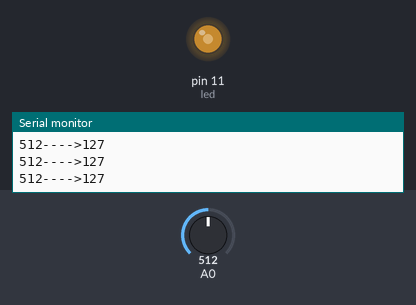
Simulated run of this sketch. Board: Arduino Uno, built with avr-gcc and run on an emulated ATmega328P. On the bench: output pins drawn as LEDs (lit = HIGH), the last lines printed to the serial monitor. The test bench sets the inputs (shaded band); at power-on: A0 = 512.

Above: at 1.2 s.
1.3 s: A0 set to 716
At 2.4 s:
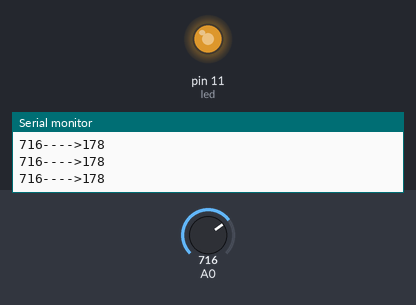
2.9 s: A0 set to 900
At 3.7 s:
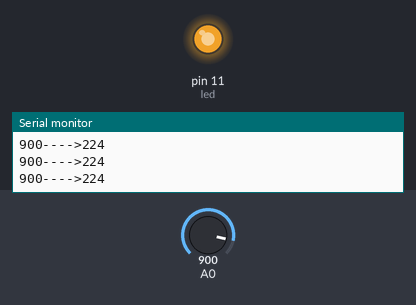
4.5 s: A0 set to 122
At 5.1 s:
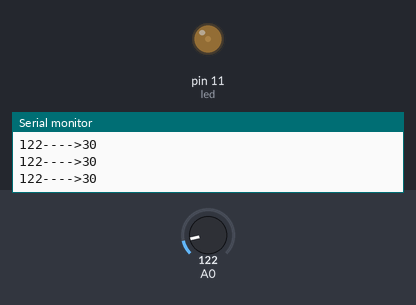
6.1 s: A0 set to 0
At 6.5 s:
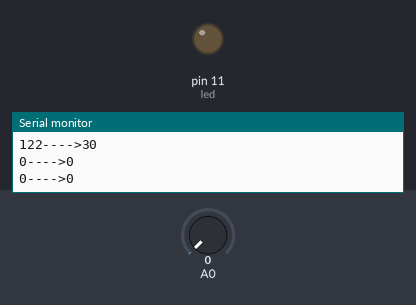
7.7 s: A0 set to 511
At 9.0 s:
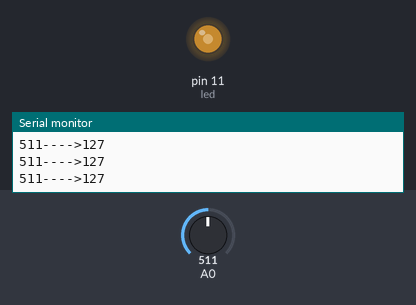
Timing chart, 0 to 10.3 s (numbered marks = the images above; inputs shaded):
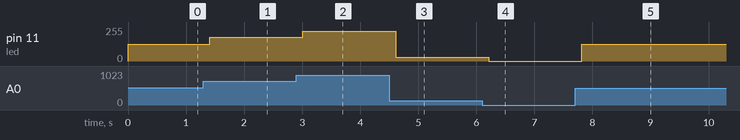

The sketch:

5-PWM.ino
```cpp
// Declaration of variables

int pot = 0;                // Variable that reads the potentiometer value
int brightness = 0;             // Variable that we send to a PWM pin
int led = 11;               // Establishes the LED pin

// configuration

void setup() {
 Serial.begin(9600);        // Initiates the series communication
 pinMode(led, OUTPUT);      // We configure the pin as output

}

void loop() {

  pot = analogRead(A0);             // Reads the analog entry value (between 0 and 1023)

  brightness = map(pot,0,1023,0,255);   // We calculate the corresponding PWM value (between 0 and 255)

    /* map() Transforms a value between a maximum and a minimum
    into another value between another maximum and another minimum   */

  analogWrite(led,brightness);          // We send the brightness value to the LED,
                                    // by sending an output PWM signal (between 0 and 255)

  Serial.print(pot);                // We show the values on the console
  Serial.print ("---->");
  Serial.println(brightness);
  delay(200);

}
```

Measured:
- after the input at 1.3 s, pin 11 (led): 127/255 → 178/255 after 0.10 s
- after the input at 2.9 s, pin 11 (led): 178/255 → 224/255 after 0.11 s
- after the input at 4.5 s, pin 11 (led): 224/255 → 30/255 after 0.11 s
- after the input at 6.1 s, pin 11 (led): 30/255 → 0/255 after 0.12 s
- after the input at 7.7 s, pin 11 (led): 0/255 → 127/255 after 0.12 s
